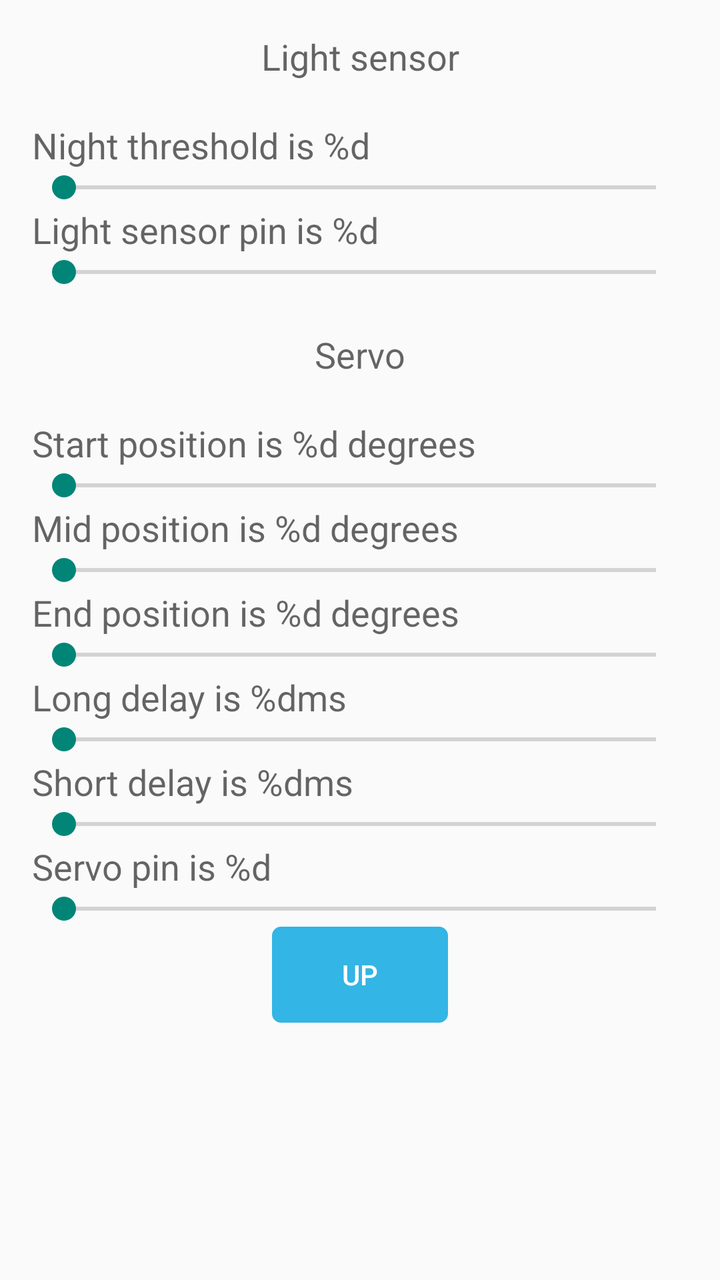
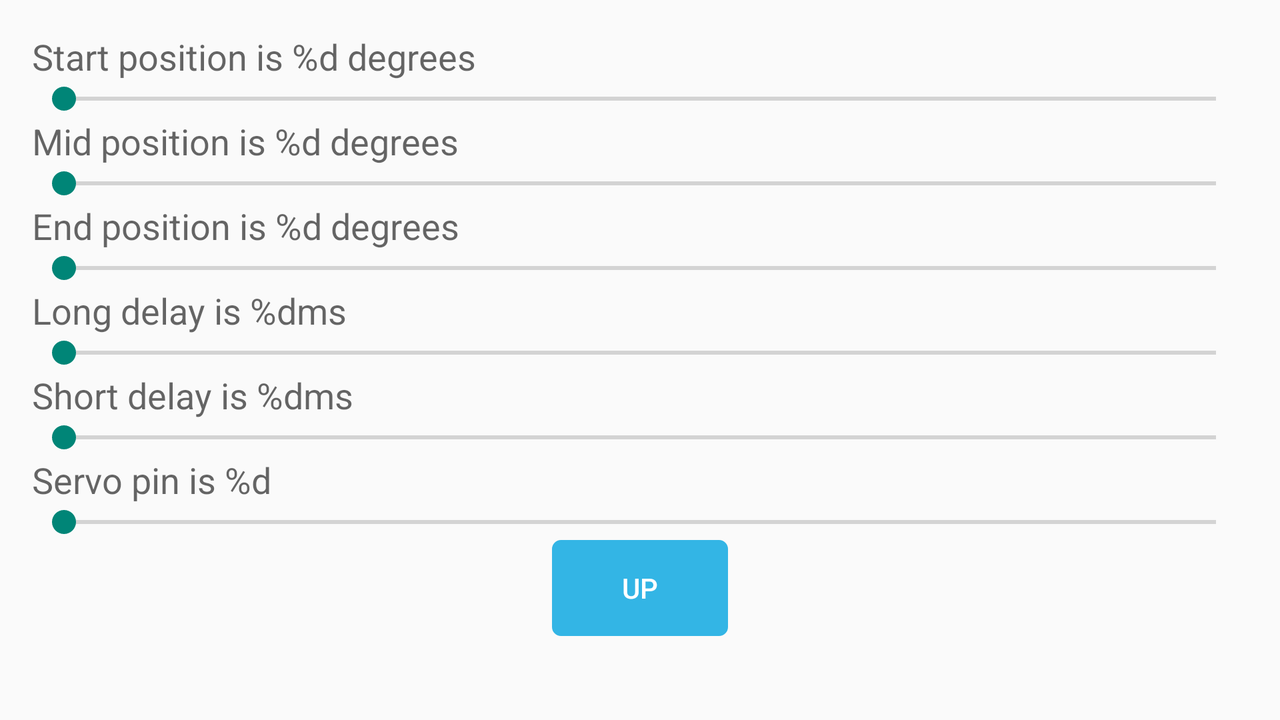

One screen, two layout resources from the same app: the default and the author's alternative for another configuration. Each is rendered where Android would select it; the XML of both is given below.
<!-- AndroidManifest.xml: application theme AppTheme -->
<!-- res/layout/activity_servo_settings.xml -->
<?xml version="1.0" encoding="utf-8"?>
<RelativeLayout xmlns:android="http://schemas.android.com/apk/res/android"
    xmlns:tools="http://schemas.android.com/tools"
    android:layout_width="match_parent"
    android:layout_height="match_parent"
    android:paddingBottom="@dimen/activity_vertical_margin"
    android:paddingLeft="@dimen/activity_horizontal_margin"
    android:paddingRight="@dimen/activity_horizontal_margin"
    android:paddingTop="@dimen/activity_vertical_margin"
    tools:context=".ui.AdvancedSettings">

    <ScrollView
        android:layout_width="match_parent"
        android:layout_height="wrap_content"
        android:id="@+id/scrollView" >

        <LinearLayout
            android:orientation="vertical"
            android:layout_width="match_parent"
            android:layout_height="wrap_content">

            <TextView
                android:layout_width="match_parent"
                android:layout_height="wrap_content"
                android:textAppearance="?android:attr/textAppearanceMedium"
                android:text="@string/light_sensor_settings"
                android:id="@+id/tv_light_sensor_settings"
                android:textAlignment="center" />

            <Space
                android:layout_width="20dp"
                android:layout_height="20dp" />

            <LinearLayout
                android:orientation="vertical"
                android:layout_width="match_parent"
                android:layout_height="wrap_content"
                android:layout_weight="1"
                >

                <TextView
                    android:layout_width="wrap_content"
                    android:layout_height="wrap_content"
                    android:textAppearance="?android:attr/textAppearanceMedium"
                    android:text="@string/night_threshold"
                    android:id="@+id/tv_night_threshold" />

                <LinearLayout
                    android:orientation="horizontal"
                    android:layout_width="match_parent"
                    android:layout_height="wrap_content">

                    <SeekBar
                        android:layout_width="0dp"
                        android:layout_height="wrap_content"
                        android:id="@+id/sb_night_threshold"
                        android:layout_gravity="center"
                        android:layout_weight="1"
                        android:indeterminate="false"
                        android:max="@integer/max_night_threshold" />

                </LinearLayout>
            </LinearLayout>

            <LinearLayout
                android:orientation="vertical"
                android:layout_width="match_parent"
                android:layout_height="wrap_content"
                android:layout_weight="1"
                >

                <TextView
                    android:layout_width="wrap_content"
                    android:layout_height="wrap_content"
                    android:textAppearance="?android:attr/textAppearanceMedium"
                    android:text="@string/light_sensor_pin"
                    android:id="@+id/tv_light_sensor_pin" />

                <LinearLayout
                    android:orientation="horizontal"
                    android:layout_width="match_parent"
                    android:layout_height="wrap_content">

                    <SeekBar
                        android:layout_width="0dp"
                        android:layout_height="wrap_content"
                        android:id="@+id/sb_light_sensor_pin"
                        android:layout_gravity="center"
                        android:layout_weight="1"
                        android:indeterminate="false"
                        android:max="@integer/max_light_sensor_pin" />

                </LinearLayout>
            </LinearLayout>

            <Space
                android:layout_width="20dp"
                android:layout_height="20dp" />

            <TextView
                android:layout_width="match_parent"
                android:layout_height="wrap_content"
                android:textAppearance="?android:attr/textAppearanceMedium"
                android:text="@string/servo_settings"
                android:id="@+id/tv_servo_settings"
                android:textAlignment="center" />

            <Space
                android:layout_width="20dp"
                android:layout_height="20dp" />

            <LinearLayout
                android:orientation="vertical"
                android:layout_width="match_parent"
                android:layout_height="wrap_content"
                android:layout_weight="1"
                >

                <TextView
                    android:layout_width="wrap_content"
                    android:layout_height="wrap_content"
                    android:textAppearance="?android:attr/textAppearanceMedium"
                    android:text="@string/start_position"
                    android:id="@+id/tv_start_position" />

                <LinearLayout
                    android:orientation="horizontal"
                    android:layout_width="match_parent"
                    android:layout_height="wrap_content">

                    <SeekBar
                        android:layout_width="0dp"
                        android:layout_height="wrap_content"
                        android:id="@+id/sb_start_postition"
                        android:layout_gravity="center"
                        android:layout_weight="1"
                        android:indeterminate="false"
                        android:max="@integer/max_position" />

                </LinearLayout>
            </LinearLayout>
            <LinearLayout
                android:orientation="vertical"
                android:layout_width="match_parent"
                android:layout_height="wrap_content"
                android:layout_weight="1"
                >

                <TextView
                    android:layout_width="wrap_content"
                    android:layout_height="wrap_content"
                    android:textAppearance="?android:attr/textAppearanceMedium"
                    android:text="@string/mid_position"
                    android:id="@+id/tv_mid_position" />

                <LinearLayout
                    android:orientation="horizontal"
                    android:layout_width="match_parent"
                    android:layout_height="wrap_content">

                    <SeekBar
                        android:layout_width="0dp"
                        android:layout_height="wrap_content"
                        android:id="@+id/sb_mid_postition"
                        android:layout_gravity="center"
                        android:layout_weight="1"
                        android:indeterminate="false"
                        android:max="@integer/max_position" />

                </LinearLayout>
            </LinearLayout>
            <LinearLayout
                android:orientation="vertical"
                android:layout_width="match_parent"
                android:layout_height="wrap_content"
                android:layout_weight="1"
                >

                <TextView
                    android:layout_width="wrap_content"
                    android:layout_height="wrap_content"
                    android:textAppearance="?android:attr/textAppearanceMedium"
                    android:text="@string/end_position"
                    android:id="@+id/tv_end_position" />

                <LinearLayout
                    android:orientation="horizontal"
                    android:layout_width="match_parent"
                    android:layout_height="wrap_content">

                    <SeekBar
                        android:layout_width="0dp"
                        android:layout_height="wrap_content"
                        android:id="@+id/sb_end_postition"
                        android:layout_gravity="center"
                        android:layout_weight="1"
                        android:indeterminate="false"
                        android:max="@integer/max_position" />

                </LinearLayout>
            </LinearLayout>
            <LinearLayout
                android:orientation="vertical"
                android:layout_width="match_parent"
                android:layout_height="wrap_content"
                android:layout_weight="1"
                >

                <TextView
                    android:layout_width="wrap_content"
                    android:layout_height="wrap_content"
                    android:textAppearance="?android:attr/textAppearanceMedium"
                    android:text="@string/long_delay"
                    android:id="@+id/tv_long_delay" />

                <LinearLayout
                    android:orientation="horizontal"
                    android:layout_width="match_parent"
                    android:layout_height="wrap_content">

                    <SeekBar
                        android:layout_width="0dp"
                        android:layout_height="wrap_content"
                        android:id="@+id/sb_long_delay"
                        android:layout_gravity="center"
                        android:layout_weight="1"
                        android:indeterminate="false"
                        android:max="@integer/max_long_delay" />

                </LinearLayout>
            </LinearLayout>
            <LinearLayout
                android:orientation="vertical"
                android:layout_width="match_parent"
                android:layout_height="wrap_content"
                android:layout_weight="1"
                >

                <TextView
                    android:layout_width="wrap_content"
                    android:layout_height="wrap_content"
                    android:textAppearance="?android:attr/textAppearanceMedium"
                    android:text="@string/short_delay"
                    android:id="@+id/tv_short_delay" />

                <LinearLayout
                    android:orientation="horizontal"
                    android:layout_width="match_parent"
                    android:layout_height="wrap_content">

                    <SeekBar
                        android:layout_width="0dp"
                        android:layout_height="wrap_content"
                        android:id="@+id/sb_short_delay"
                        android:layout_gravity="center"
                        android:layout_weight="1"
                        android:indeterminate="false"
                        android:max="@integer/max_short_delay" />

                </LinearLayout>
            </LinearLayout>
            <LinearLayout
                android:orientation="vertical"
                android:layout_width="match_parent"
                android:layout_height="wrap_content"
                android:layout_weight="1"
                >

                <TextView
                    android:layout_width="wrap_content"
                    android:layout_height="wrap_content"
                    android:textAppearance="?android:attr/textAppearanceMedium"
                    android:text="@string/servo_pin"
                    android:id="@+id/tv_servo_pin" />

                <LinearLayout
                    android:orientation="horizontal"
                    android:layout_width="match_parent"
                    android:layout_height="wrap_content">

                    <SeekBar
                        android:layout_width="0dp"
                        android:layout_height="wrap_content"
                        android:id="@+id/sb_servo_pin"
                        android:layout_gravity="center"
                        android:layout_weight="1"
                        android:indeterminate="false"
                        android:max="@integer/max_servo_pin" />

                </LinearLayout>
            </LinearLayout>

            <RelativeLayout
                android:orientation="horizontal"
                android:layout_width="match_parent"
                android:layout_height="wrap_content"
                android:layout_weight="2"
                >

                <Button
                    style="?android:attr/borderlessButtonStyle"
                    android:background="@drawable/mybutton"
                    android:theme="@style/MyButton"
                    android:layout_width="wrap_content"
                    android:layout_height="wrap_content"
                    android:text="@string/upload"
                    android:id="@+id/bt_save_servo_settings"
                    android:layout_gravity="center"
                    android:layout_centerVertical="true"
                    android:layout_centerHorizontal="true" />
            </RelativeLayout>
        </LinearLayout>
    </ScrollView>
</RelativeLayout>
<!-- resources referenced by this layout -->
<resources>
  <dimen name="activity_horizontal_margin">16dp</dimen>
  <dimen name="activity_vertical_margin">16dp</dimen>
  <integer name="max_light_sensor_pin">3</integer>
  <integer name="max_long_delay">1000</integer>
  <integer name="max_night_threshold">1023</integer>
  <integer name="max_position">180</integer>
  <integer name="max_servo_pin">1</integer>
  <integer name="max_short_delay">1000</integer>
  <string name="end_position">End position is %d degrees</string>
  <string name="light_sensor_pin">Light sensor pin is %d</string>
  <string name="light_sensor_settings">Light sensor</string>
  <string name="long_delay">Long delay is %dms</string>
  <string name="mid_position">Mid position is %d degrees</string>
  <string name="night_threshold">Night threshold is %d</string>
  <string name="servo_pin">Servo pin is %d</string>
  <string name="servo_settings">Servo</string>
  <string name="short_delay">Short delay is %dms</string>
  <string name="start_position">Start position is %d degrees</string>
  <string name="upload">up</string>
  <style name="MyButton" parent="Theme.AppCompat.Light.DarkActionBar">
          <item name="android:background">@color/button_background</item>
          <item name="android:textColorPrimary">@color/text_primary</item>
  
  
      </style>
  <style name="AppTheme" parent="Theme.AppCompat.Light.DarkActionBar">
          
          <item name="android:textColorPrimary">@color/text_primary</item>
          <item name="android:actionBarTabTextStyle">@style/MyActionBarTabText</item>
          <item name="android:actionMenuTextColor">@color/actionbar_text</item>
  
          
          <item name="actionBarStyle">@style/MyActionBar</item>
          <item name="actionBarTabTextStyle">@style/MyActionBarTabText</item>
          <item name="actionMenuTextColor">@color/actionbar_text</item>
  
          <item name="android:seekBarStyle">@style/SeekBarAppTheme</item>
      </style>
  <dimen name="corners">4dip</dimen>
  <color name="button_background">#33b5e5</color>
  <color name="text_primary">#ffffff</color>
  <style name="MyActionBarTabText" parent="@style/Widget.AppCompat.ActionBar.TabText">
          <item name="android:textColor">@color/actionbar_text</item>
      </style>
  <color name="actionbar_text">#ffffff</color>
  <style name="MyActionBar" parent="@style/Widget.AppCompat.Light.ActionBar.Solid.Inverse">
          <item name="android:background">@color/actionbar_background</item>
  
  
          
          <item name="background">@color/actionbar_background</item>
      </style>
  <style name="SeekBarAppTheme" parent="android:Widget.Holo.Light.SeekBar">
          <item name="android:progressDrawable">@drawable/apptheme_scrubber_progress_horizontal_holo_light</item>
          <item name="android:indeterminateDrawable">@drawable/apptheme_scrubber_progress_horizontal_holo_light</item>
          <item name="android:thumb">@drawable/apptheme_scrubber_control_selector_holo_light</item>
      </style>
  <color name="actionbar_background">#33b5e5</color>
</resources>
<!-- res/layout-land/activity_servo_settings.xml (the author's variant of the layout above) -->
<!-- drawn on the phone turned sideways -->
<?xml version="1.0" encoding="utf-8"?>
<RelativeLayout xmlns:android="http://schemas.android.com/apk/res/android"
    xmlns:tools="http://schemas.android.com/tools"
    android:layout_width="match_parent"
    android:layout_height="match_parent"
    android:paddingBottom="@dimen/activity_vertical_margin"
    android:paddingLeft="@dimen/activity_horizontal_margin"
    android:paddingRight="@dimen/activity_horizontal_margin"
    android:paddingTop="@dimen/activity_vertical_margin"
    tools:context="org.ronrod.fishfeederclient.ServoSettings">

    <ScrollView
        android:layout_width="match_parent"
        android:layout_height="wrap_content"
        android:id="@+id/scrollView" >

        <LinearLayout
            android:orientation="vertical"
            android:layout_width="match_parent"
            android:layout_height="wrap_content">

            <LinearLayout
                android:orientation="vertical"
                android:layout_width="match_parent"
                android:layout_height="wrap_content"
                android:layout_weight="1"
                >

                <TextView
                    android:layout_width="wrap_content"
                    android:layout_height="wrap_content"
                    android:textAppearance="?android:attr/textAppearanceMedium"
                    android:text="@string/start_position"
                    android:id="@+id/tv_start_position" />

                <LinearLayout
                    android:orientation="horizontal"
                    android:layout_width="match_parent"
                    android:layout_height="wrap_content">

                    <SeekBar
                        android:layout_width="0dp"
                        android:layout_height="wrap_content"
                        android:id="@+id/sb_start_postition"
                        android:layout_gravity="center"
                        android:layout_weight="1"
                        android:indeterminate="false"
                        android:max="@integer/max_position" />

                </LinearLayout>
            </LinearLayout>
            <LinearLayout
                android:orientation="vertical"
                android:layout_width="match_parent"
                android:layout_height="wrap_content"
                android:layout_weight="1"
                >

                <TextView
                    android:layout_width="wrap_content"
                    android:layout_height="wrap_content"
                    android:textAppearance="?android:attr/textAppearanceMedium"
                    android:text="@string/mid_position"
                    android:id="@+id/tv_mid_position" />

                <LinearLayout
                    android:orientation="horizontal"
                    android:layout_width="match_parent"
                    android:layout_height="wrap_content">

                    <SeekBar
                        android:layout_width="0dp"
                        android:layout_height="wrap_content"
                        android:id="@+id/sb_mid_postition"
                        android:layout_gravity="center"
                        android:layout_weight="1"
                        android:indeterminate="false"
                        android:max="@integer/max_position" />

                </LinearLayout>
            </LinearLayout>
            <LinearLayout
                android:orientation="vertical"
                android:layout_width="match_parent"
                android:layout_height="wrap_content"
                android:layout_weight="1"
                >

                <TextView
                    android:layout_width="wrap_content"
                    android:layout_height="wrap_content"
                    android:textAppearance="?android:attr/textAppearanceMedium"
                    android:text="@string/end_position"
                    android:id="@+id/tv_end_position" />

                <LinearLayout
                    android:orientation="horizontal"
                    android:layout_width="match_parent"
                    android:layout_height="wrap_content">

                    <SeekBar
                        android:layout_width="0dp"
                        android:layout_height="wrap_content"
                        android:id="@+id/sb_end_postition"
                        android:layout_gravity="center"
                        android:layout_weight="1"
                        android:indeterminate="false"
                        android:max="@integer/max_position" />

                </LinearLayout>
            </LinearLayout>
            <LinearLayout
                android:orientation="vertical"
                android:layout_width="match_parent"
                android:layout_height="wrap_content"
                android:layout_weight="1"
                >

                <TextView
                    android:layout_width="wrap_content"
                    android:layout_height="wrap_content"
                    android:textAppearance="?android:attr/textAppearanceMedium"
                    android:text="@string/long_delay"
                    android:id="@+id/tv_long_delay" />

                <LinearLayout
                    android:orientation="horizontal"
                    android:layout_width="match_parent"
                    android:layout_height="wrap_content">

                    <SeekBar
                        android:layout_width="0dp"
                        android:layout_height="wrap_content"
                        android:id="@+id/sb_long_delay"
                        android:layout_gravity="center"
                        android:layout_weight="1"
                        android:indeterminate="false"
                        android:max="@integer/max_long_delay" />

                </LinearLayout>
            </LinearLayout>
            <LinearLayout
                android:orientation="vertical"
                android:layout_width="match_parent"
                android:layout_height="wrap_content"
                android:layout_weight="1"
                >

                <TextView
                    android:layout_width="wrap_content"
                    android:layout_height="wrap_content"
                    android:textAppearance="?android:attr/textAppearanceMedium"
                    android:text="@string/short_delay"
                    android:id="@+id/tv_short_delay" />

                <LinearLayout
                    android:orientation="horizontal"
                    android:layout_width="match_parent"
                    android:layout_height="wrap_content">

                    <SeekBar
                        android:layout_width="0dp"
                        android:layout_height="wrap_content"
                        android:id="@+id/sb_short_delay"
                        android:layout_gravity="center"
                        android:layout_weight="1"
                        android:indeterminate="false"
                        android:max="@integer/max_short_delay" />

                </LinearLayout>
            </LinearLayout>
            <LinearLayout
                android:orientation="vertical"
                android:layout_width="match_parent"
                android:layout_height="wrap_content"
                android:layout_weight="1"
                >

                <TextView
                    android:layout_width="wrap_content"
                    android:layout_height="wrap_content"
                    android:textAppearance="?android:attr/textAppearanceMedium"
                    android:text="@string/servo_pin"
                    android:id="@+id/tv_servo_pin" />

                <LinearLayout
                    android:orientation="horizontal"
                    android:layout_width="match_parent"
                    android:layout_height="wrap_content">

                    <SeekBar
                        android:layout_width="0dp"
                        android:layout_height="wrap_content"
                        android:id="@+id/sb_servo_pin"
                        android:layout_gravity="center"
                        android:layout_weight="1"
                        android:indeterminate="false"
                        android:max="@integer/max_servo_pin" />

                </LinearLayout>
            </LinearLayout>

            <RelativeLayout
                android:orientation="horizontal"
                android:layout_width="match_parent"
                android:layout_height="wrap_content"
                android:layout_weight="2"
                >

                <Button
                    style="?android:attr/borderlessButtonStyle"
                    android:background="@drawable/mybutton"
                    android:theme="@style/MyButton"
                    android:layout_width="wrap_content"
                    android:layout_height="wrap_content"
                    android:text="@string/upload"
                    android:id="@+id/bt_save_servo_settings"
                    android:layout_gravity="center"
                    android:layout_centerVertical="true"
                    android:layout_centerHorizontal="true" />
            </RelativeLayout>
        </LinearLayout>
    </ScrollView>
</RelativeLayout>
<!-- resources referenced by the variant -->
<!-- as the phone turned sideways resolves them -->
<resources>
  <dimen name="activity_horizontal_margin">16dp</dimen>
  <dimen name="activity_vertical_margin">16dp</dimen>
  <!-- drawable mybutton (drawable) -->
  <?xml version="1.0" encoding="utf-8"?>
  <selector xmlns:android="http://schemas.android.com/apk/res/android">
      <item android:state_pressed="true" >
          <shape android:shape="rectangle"  >
              <corners android:radius="@dimen/corners" />
              <stroke android:width="1dip" android:color="@color/button_background" />
              <solid android:color="@color/button_background"/>
          </shape>
      </item>
      <item android:state_focused="true">
          <shape android:shape="rectangle"  >
              <corners android:radius="@dimen/corners" />
              <stroke android:width="1dip" android:color="@color/button_background" />
              <solid android:color="@color/button_background"/>
          </shape>
      </item>
      <item >
          <shape android:shape="rectangle"  >
              <corners android:radius="@dimen/corners" />
              <stroke android:width="1dip" android:color="@color/button_background" />
              <solid android:color="@color/button_background"/>
          </shape>
      </item>
  </selector>
  <integer name="max_long_delay">1000</integer>
  <integer name="max_position">180</integer>
  <integer name="max_servo_pin">1</integer>
  <integer name="max_short_delay">1000</integer>
  <string name="end_position">End position is %d degrees</string>
  <string name="long_delay">Long delay is %dms</string>
  <string name="mid_position">Mid position is %d degrees</string>
  <string name="servo_pin">Servo pin is %d</string>
  <string name="short_delay">Short delay is %dms</string>
  <string name="start_position">Start position is %d degrees</string>
  <string name="upload">up</string>
  <style name="MyButton" parent="Theme.AppCompat.Light.DarkActionBar">
          <item name="android:background">@color/button_background</item>
          <item name="android:textColorPrimary">@color/text_primary</item>
  
  
      </style>
  <style name="AppTheme" parent="Theme.AppCompat.Light.DarkActionBar">
          
          <item name="android:textColorPrimary">@color/text_primary</item>
          <item name="android:actionBarTabTextStyle">@style/MyActionBarTabText</item>
          <item name="android:actionMenuTextColor">@color/actionbar_text</item>
  
          
          <item name="actionBarStyle">@style/MyActionBar</item>
          <item name="actionBarTabTextStyle">@style/MyActionBarTabText</item>
          <item name="actionMenuTextColor">@color/actionbar_text</item>
  
          <item name="android:seekBarStyle">@style/SeekBarAppTheme</item>
      </style>
  <dimen name="corners">4dip</dimen>
  <color name="button_background">#33b5e5</color>
  <color name="text_primary">#ffffff</color>
  <style name="MyActionBarTabText" parent="@style/Widget.AppCompat.ActionBar.TabText">
          <item name="android:textColor">@color/actionbar_text</item>
      </style>
  <color name="actionbar_text">#ffffff</color>
  <style name="MyActionBar" parent="@style/Widget.AppCompat.Light.ActionBar.Solid.Inverse">
          <item name="android:background">@color/actionbar_background</item>
  
  
          
          <item name="background">@color/actionbar_background</item>
      </style>
  <style name="SeekBarAppTheme" parent="android:Widget.Holo.Light.SeekBar">
          <item name="android:progressDrawable">@drawable/apptheme_scrubber_progress_horizontal_holo_light</item>
          <item name="android:indeterminateDrawable">@drawable/apptheme_scrubber_progress_horizontal_holo_light</item>
          <item name="android:thumb">@drawable/apptheme_scrubber_control_selector_holo_light</item>
      </style>
  <color name="actionbar_background">#33b5e5</color>
</resources>
